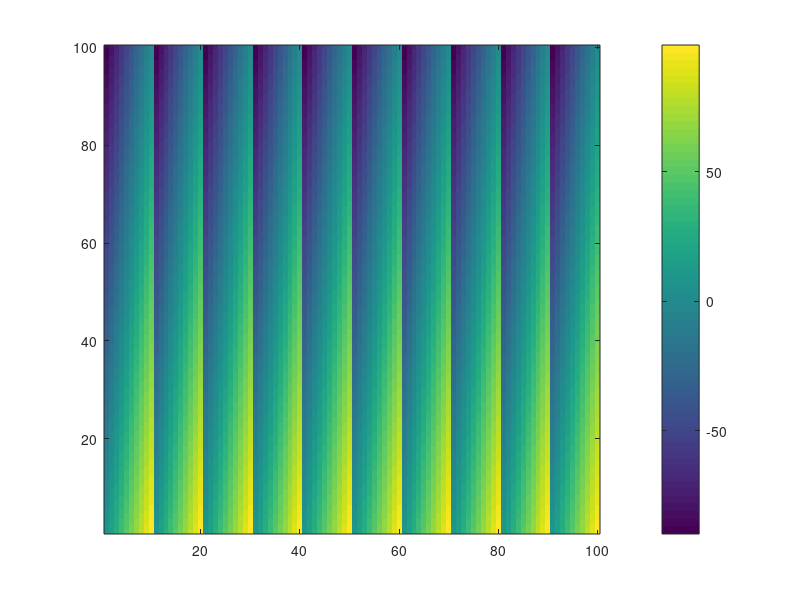

Source code (MATLAB):
Z=zeros(100,100);
for X=1:10
    for Y=1:100
        Z(Y,X)=10*X-Y;
    end
end
Z=repmat(Z(1:100,1:10),1,10);%Assign to Z the Z contents of columns 1 through 10, repeated 10 times in the column direction
figure;imagesc(Z);set(gca,'YDir','normal');colorbar;